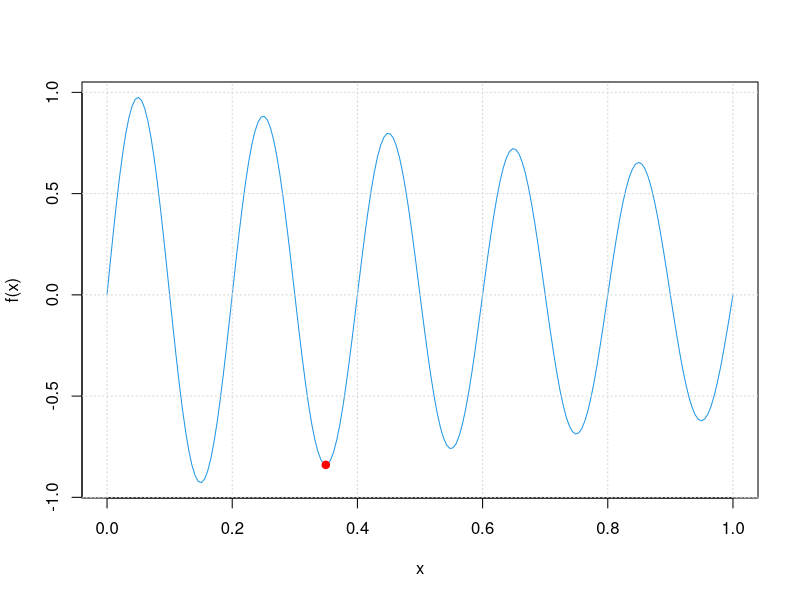

This chart was generated by the following R code:
f <- function(x) exp(-0.5*x) * sin(10*pi*x)
f(0.5)
#> [1] 4.768779e-16

result <- optimize(f, interval = c(0, 1), tol = 0.0001)
result
#> $minimum
#> [1] 0.3494978
#> 
#> $objective
#> [1] -0.8395633
str(result)
#> List of 2
#>  $ minimum  : num 0.349
#>  $ objective: num -0.84

# let's plot something
curve(f, 0, 1, n = 200, col = 4); grid()
points(result$minimum, result$objective, pch = 20, col = "red", cex = 1.5)